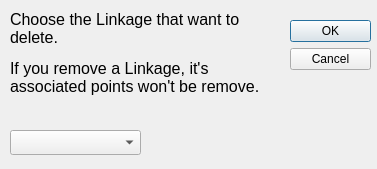
<?xml version="1.0" encoding="UTF-8"?>
<ui version="4.0">
 <class>Dialog</class>
 <widget class="QDialog" name="Dialog">
  <property name="geometry">
   <rect>
    <x>0</x>
    <y>0</y>
    <width>377</width>
    <height>169</height>
   </rect>
  </property>
  <property name="minimumSize">
   <size>
    <width>377</width>
    <height>169</height>
   </size>
  </property>
  <property name="maximumSize">
   <size>
    <width>377</width>
    <height>169</height>
   </size>
  </property>
  <property name="windowTitle">
   <string>Delete Linkage</string>
  </property>
  <property name="windowIcon">
   <iconset resource="../../icons.qrc">
    <normaloff>:/icons/deleteline.png</normaloff>:/icons/deleteline.png</iconset>
  </property>
  <property name="sizeGripEnabled">
   <bool>false</bool>
  </property>
  <property name="modal">
   <bool>true</bool>
  </property>
  <widget class="QDialogButtonBox" name="buttonBox">
   <property name="geometry">
    <rect>
     <x>290</x>
     <y>20</y>
     <width>81</width>
     <height>71</height>
    </rect>
   </property>
   <property name="orientation">
    <enum>Qt::Vertical</enum>
   </property>
   <property name="standardButtons">
    <set>QDialogButtonBox::Cancel|QDialogButtonBox::Ok</set>
   </property>
  </widget>
  <widget class="QLabel" name="label_3">
   <property name="geometry">
    <rect>
     <x>10</x>
     <y>10</y>
     <width>271</width>
     <height>111</height>
    </rect>
   </property>
   <property name="text">
    <string>&lt;html&gt;&lt;head/&gt;&lt;body&gt;&lt;p&gt;&lt;span style=&quot; font-size:12pt;&quot;&gt;Choose the Linkage that want to delete.&lt;/span&gt;&lt;/p&gt;&lt;p&gt;&lt;span style=&quot; font-size:12pt;&quot;&gt;If you remove a Linkage, it's associated points won't be remove.&lt;/span&gt;&lt;/p&gt;&lt;/body&gt;&lt;/html&gt;</string>
   </property>
   <property name="textFormat">
    <enum>Qt::RichText</enum>
   </property>
   <property name="alignment">
    <set>Qt::AlignLeading|Qt::AlignLeft|Qt::AlignTop</set>
   </property>
   <property name="wordWrap">
    <bool>true</bool>
   </property>
  </widget>
  <widget class="QComboBox" name="Entity">
   <property name="geometry">
    <rect>
     <x>10</x>
     <y>130</y>
     <width>131</width>
     <height>25</height>
    </rect>
   </property>
  </widget>
 </widget>
 <resources>
  <include location="../../icons.qrc"/>
 </resources>
 <connections>
  <connection>
   <sender>buttonBox</sender>
   <signal>accepted()</signal>
   <receiver>Dialog</receiver>
   <slot>accept()</slot>
   <hints>
    <hint type="sourcelabel">
     <x>248</x>
     <y>254</y>
    </hint>
    <hint type="destinationlabel">
     <x>157</x>
     <y>274</y>
    </hint>
   </hints>
  </connection>
  <connection>
   <sender>buttonBox</sender>
   <signal>rejected()</signal>
   <receiver>Dialog</receiver>
   <slot>reject()</slot>
   <hints>
    <hint type="sourcelabel">
     <x>316</x>
     <y>260</y>
    </hint>
    <hint type="destinationlabel">
     <x>286</x>
     <y>274</y>
    </hint>
   </hints>
  </connection>
 </connections>
</ui>
